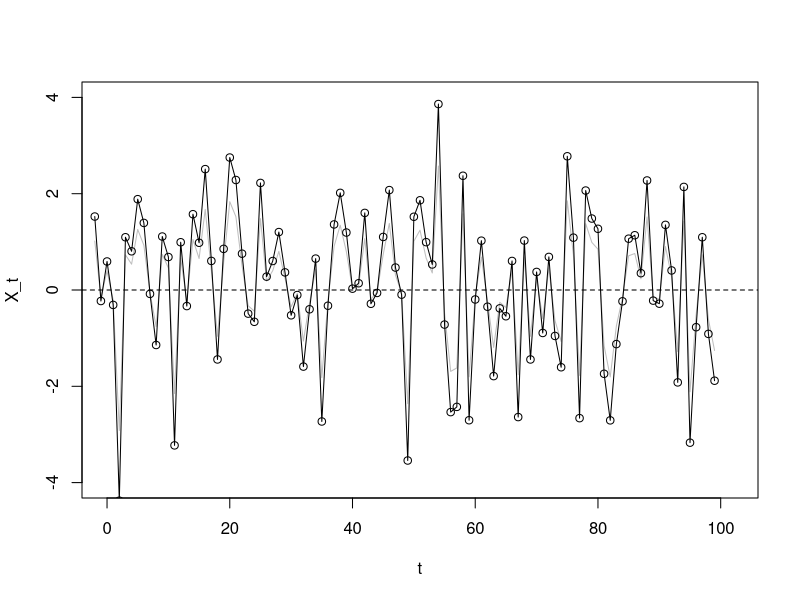
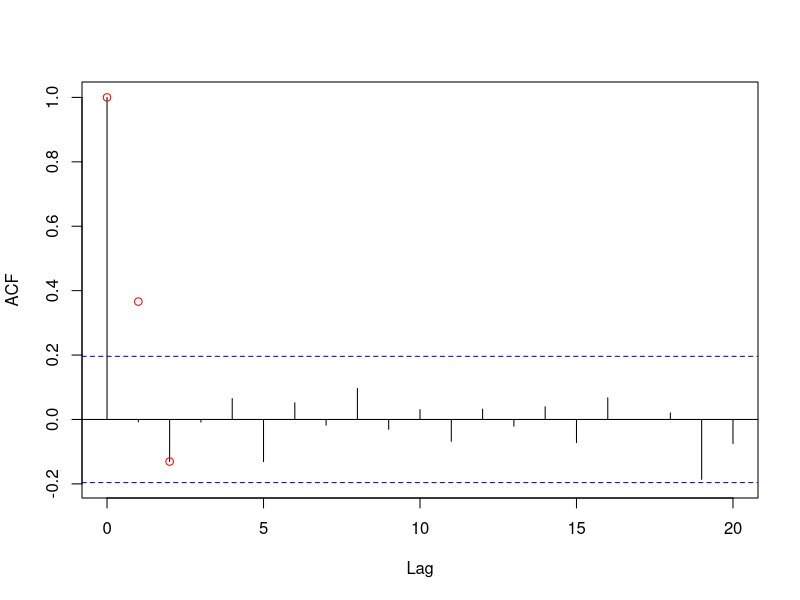

Write the R code that produced these figures, in order.
# Exercise 3.1:

max_t <- 102
Z <- rnorm(max_t, 0, 1)
X <- Z + 0.7*lag(Z, 1) - 0.2*lag(Z, 2)
t <- (0:(max_t-1))-2

plot(Z ~ t, type = "l", col = "grey", xlim = c(0, max_t), ylim = c(-4, 4), xlab = "t", ylab = "X_t")
points(X ~ t)
lines(X ~ t)
abline(h = 0, lty = 2)

acf(X[3:max_t], main = "")
points(0, 1, lty = 2, col = "red")
points(1, 0.56/1.53, lty = 2, col = "red")
points(2, -0.2/1.53, lty = 2, col = "red")



